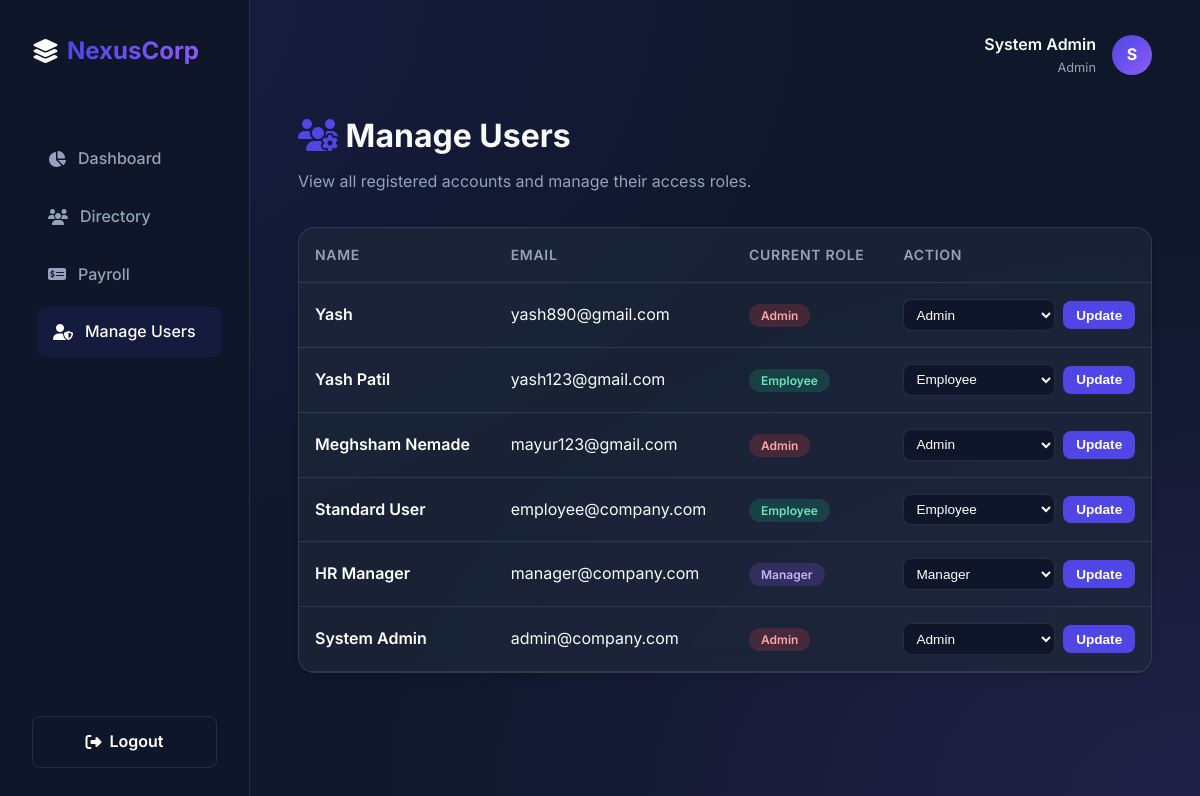
Page /manage_users (signed in) on the committed database.
### models.py (models this page shows)
class User(UserMixin, db.Model):
    __tablename__ = 'users'
    id = db.Column(db.Integer, primary_key=True)
    name = db.Column(db.String(100), nullable=False)
    email = db.Column(db.String(100), unique=True, nullable=False)
    password = db.Column(db.String(255), nullable=False)
    role = db.Column(db.String(20), nullable=False, default='employee') # web app login role: admin vs employee

### app.py (the view)
@app.route('/manage_users')
@login_required
def manage_users():
    if current_user.role != 'admin':
        flash('Unauthorized access. Only System Admins can manage users.', 'danger')
        return redirect(url_for('dashboard'))
    users = User.query.order_by(User.id.desc()).all()
    return render_template('manage_users.html', users=users)

### app.py (called while the page is built)
@login_manager.user_loader
def load_user(user_id):
    return User.query.get(int(user_id))

### templates/manage_users.html
{% extends 'base.html' %}
{% block content %}
<div class="header-section" style="display: flex; justify-content: space-between; align-items: center; margin-bottom: 2rem;">
    <div>
        <h1 style="font-size: 2rem; margin-bottom: 0.5rem;"><i class="fa-solid fa-users-gear" style="color: var(--primary-color);"></i> Manage Users</h1>
        <p style="color: var(--text-muted);">View all registered accounts and manage their access roles.</p>
    </div>
</div>
<div class="glass-panel table-container">
    <table>
        <thead>
            <tr>
                <th>Name</th>
                <th>Email</th>
                <th>Current Role</th>
                <th>Action</th>
            </tr>
        </thead>
        <tbody>
            {% for user in users %}
            <tr>
                <td>
                    <div style="font-weight: 600; color: white;">{{ user.name }}</div>
                </td>
                <td>{{ user.email }}</td>
                <td>
                    <span class="badge {{ user.role }}">{{ user.role|title }}</span>
                </td>
                <td>
                    <form action="{{ url_for('update_user_role', user_id=user.id) }}" method="POST" style="display: flex; gap: 0.5rem; align-items: center;">
                        <select name="role" style="padding: 0.4rem 0.5rem; font-size: 0.85rem; width: 140px; background: rgba(15, 23, 42, 0.9);">
                            <option value="employee" {% if user.role == 'employee' %}selected{% endif %}>Employee</option>
                            <option value="manager" {% if user.role == 'manager' %}selected{% endif %}>Manager</option>
                            <option value="admin" {% if user.role == 'admin' %}selected{% endif %}>Admin</option>
                        </select>
                        <button type="submit" class="btn" style="padding: 0.4rem 0.8rem; font-size: 0.85rem;">
                            Update
                        </button>
                    </form>
                </td>
            </tr>
            {% else %}
            <tr>
                <td colspan="4" style="text-align: center; color: var(--text-muted); padding: 3rem;">
                    No registered users found.
                </td>
            </tr>
            {% endfor %}
        </tbody>
    </table>
</div>
{% endblock %}

### templates/base.html (shortened to what this page needs)
<!DOCTYPE html>
<html lang="en">
<head>
    <link rel="stylesheet" href="{{ url_for('static', filename='css/style.css') }}">
    <link rel="stylesheet" href="https://cdnjs.cloudflare.com/ajax/libs/font-awesome/6.4.0/css/all.min.css">
</head>
<body>
    <div class="layout">
        {% if current_user.is_authenticated %}
        <nav class="sidebar">
            <a href="{{ url_for('dashboard') }}" class="brand">
                <i class="fa-solid fa-layer-group"></i> <span>Nexus<strong>Corp</strong></span>
            </a>
            <ul class="nav-links" style="margin-top: 2rem;">
                <li>
                    <a href="{{ url_for('dashboard') }}" class="{{ 'active' if request.endpoint == 'dashboard' else '' }}">
                        <i class="fa-solid fa-chart-pie"></i> Dashboard
                    </a>
                </li>
                <li>
                    <a href="{{ url_for('employees') }}" class="{{ 'active' if request.endpoint == 'employees' or request.endpoint == 'employee_detail' else '' }}">
                        <i class="fa-solid fa-users"></i> Directory
                    </a>
                </li>
                {% if current_user.role in ['admin', 'manager'] %}
                <li>
                    <a href="{{ url_for('payments') }}" class="{{ 'active' if request.endpoint == 'payments' else '' }}">
                        <i class="fa-solid fa-money-check-dollar"></i> Payroll
                    </a>
                </li>
                {% endif %}
                {% if current_user.role == 'admin' %}
                <li>
                    <a href="{{ url_for('manage_users') }}" class="{{ 'active' if request.endpoint == 'manage_users' else '' }}">
                        <i class="fa-solid fa-user-shield"></i> Manage Users
                    </a>
                </li>
                {% endif %}
            </ul>
            <div style="margin-top: auto;">
                <a href="{{ url_for('logout') }}" class="btn btn-secondary" style="width: 100%; justify-content: center;">
                    <i class="fa-solid fa-sign-out-alt"></i> Logout
                </a>
            </div>
        </nav>
        {% endif %}
        <main class="main-content">
            {% if current_user.is_authenticated %}
            <header>
                <div class="user-profile">
                    <div style="text-align: right;">
                        <div style="font-weight: 600;">{{ current_user.name }}</div>
                        <div style="font-size: 0.8rem; color: var(--text-muted); text-transform: capitalize;">{{ current_user.role }}</div>
                    </div>
                    <div class="avatar">{{ current_user.name[0] }}</div>
                </div>
            </header>
            {% endif %}
            {% block content %}{% endblock %}
        </main>
    </div>
</body>
</html>

### static/css/style.css (style rules this page uses)
:root { --primary-color: #4F46E5; --primary-hover: #4338CA; --secondary-color: #10B981; --dark-bg: #0F172A; --card-bg: rgba(30, 41, 59, 0.7); --glass-border: rgba(255, 255, 255, 0.1); --text-main: #F8FAFC; --text-muted: #94A3B8; --accent-color: #8B5CF6; --danger-color: #EF4444; }
* { box-sizing: border-box; margin: 0; padding: 0; }
body { font-family: 'Inter', sans-serif; background-color: var(--dark-bg); background-image: radial-gradient(at 0% 0%, rgba(79, 70, 229, 0.15) 0px, transparent 50%), radial-gradient(at 100% 100%, rgba(139, 92, 246, 0.15) 0px, transparent 50%); background-attachment: fixed; color: var(--text-main); line-height: 1.6; min-height: 100vh; }
.glass-panel { background: var(--card-bg); backdrop-filter: blur(12px); -webkit-backdrop-filter: blur(12px); border: 1px solid var(--glass-border); border-radius: 16px; box-shadow: 0 4px 6px -1px rgba(0, 0, 0, 0.1), 0 2px 4px -1px rgba(0, 0, 0, 0.06); }
.layout { display: flex; min-height: 100vh; }
.sidebar { width: 250px; padding: 2rem; display: flex; flex-direction: column; gap: 2rem; border-right: 1px solid var(--glass-border); background: rgba(15, 23, 42, 0.95); }
.brand { font-size: 1.5rem; font-weight: 700; color: white; display: flex; align-items: center; gap: 0.5rem; text-decoration: none; }
.brand span { background: linear-gradient(to right, var(--primary-color), var(--accent-color)); -webkit-background-clip: text; background-clip: text; -webkit-text-fill-color: transparent; }
.nav-links { list-style: none; display: flex; flex-direction: column; gap: 0.5rem; }
.nav-links a { color: var(--text-muted); text-decoration: none; padding: 0.75rem 1rem; border-radius: 8px; display: flex; align-items: center; gap: 0.75rem; transition: all 0.3s ease; font-weight: 500; }
.nav-links a:hover, .nav-links a.active { background: rgba(79, 70, 229, 0.1); color: white; transform: translateX(5px); }
.main-content { flex: 1; padding: 2rem 3rem; overflow-y: auto; }
header { display: flex; justify-content: space-between; align-items: center; margin-bottom: 2rem; }
.user-profile { display: flex; align-items: center; gap: 1rem; }
.avatar { width: 40px; height: 40px; border-radius: 50%; background: linear-gradient(135deg, var(--primary-color), var(--accent-color)); display: flex; align-items: center; justify-content: center; font-weight: bold; }
input, select { background: rgba(15, 23, 42, 0.8); border: 1px solid var(--glass-border); color: white; padding: 0.75rem 1rem; border-radius: 8px; font-size: 1rem; transition: border-color 0.3s ease; flex: 1; }
.btn { background: var(--primary-color); color: white; border: none; padding: 0.75rem 1.5rem; border-radius: 8px; font-weight: 600; cursor: pointer; transition: all 0.3s ease; text-decoration: none; display: inline-flex; align-items: center; gap: 0.5rem; }
.btn-secondary { background: transparent; border: 1px solid var(--glass-border); }
.table-container { width: 100%; overflow-x: auto; }
table { width: 100%; border-collapse: collapse; }
th, td { padding: 1rem; text-align: left; border-bottom: 1px solid var(--glass-border); }
th { color: var(--text-muted); font-weight: 600; font-size: 0.875rem; text-transform: uppercase; letter-spacing: 0.05em; }
tr { transition: background-color 0.2s ease; }
.badge { padding: 0.25rem 0.75rem; border-radius: 9999px; font-size: 0.75rem; font-weight: 600; }
.badge.admin { background: rgba(239, 68, 68, 0.2); color: #FCA5A5; }
.badge.manager { background: rgba(139, 92, 246, 0.2); color: #C4B5FD; }
.badge.employee { background: rgba(16, 185, 129, 0.2); color: #6EE7B7; }

### rows in the picture
User: name "System Admin", role "Admin", name "S", email "admin@company.com"
User: name "Yash", email "yash890@gmail.com", role "Admin"
User: name "Yash Patil", email "yash123@gmail.com", role "Employee"
User: name "Meghsham Nemade", email "mayur123@gmail.com", role "Admin"
User: name "Standard User", email "employee@company.com", role "Employee"
User: name "HR Manager", email "manager@company.com", role "Manager"
